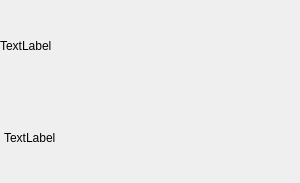
<?xml version="1.0" encoding="UTF-8"?>
<ui version="4.0">
 <class>C_SyvDaItDashboardLabelWidget</class>
 <widget class="QWidget" name="C_SyvDaItDashboardLabelWidget">
  <property name="geometry">
   <rect>
    <x>0</x>
    <y>0</y>
    <width>300</width>
    <height>183</height>
   </rect>
  </property>
  <property name="windowTitle">
   <string>Form</string>
  </property>
  <layout class="QVBoxLayout" name="verticalLayout">
   <property name="spacing">
    <number>0</number>
   </property>
   <property name="leftMargin">
    <number>0</number>
   </property>
   <property name="topMargin">
    <number>0</number>
   </property>
   <property name="rightMargin">
    <number>0</number>
   </property>
   <property name="bottomMargin">
    <number>0</number>
   </property>
   <item>
    <layout class="QGridLayout" name="gridLayout_2">
     <property name="leftMargin">
      <number>0</number>
     </property>
     <property name="spacing">
      <number>0</number>
     </property>
     <item row="0" column="0">
      <widget class="stw_opensyde_gui_elements::C_OgeLabDashboardLabelCaption" name="pc_LabelCaption">
       <property name="sizePolicy">
        <sizepolicy hsizetype="Expanding" vsizetype="Expanding">
         <horstretch>0</horstretch>
         <verstretch>0</verstretch>
        </sizepolicy>
       </property>
       <property name="text">
        <string>TextLabel</string>
       </property>
      </widget>
     </item>
    </layout>
   </item>
   <item>
    <layout class="QHBoxLayout" name="horizontalLayout_2">
     <property name="spacing">
      <number>0</number>
     </property>
     <property name="leftMargin">
      <number>4</number>
     </property>
     <item>
      <widget class="stw_opensyde_gui_elements::C_OgeLabDashboardLabelValue" name="pc_LabelValue">
       <property name="sizePolicy">
        <sizepolicy hsizetype="Expanding" vsizetype="Expanding">
         <horstretch>0</horstretch>
         <verstretch>0</verstretch>
        </sizepolicy>
       </property>
       <property name="text">
        <string>TextLabel</string>
       </property>
      </widget>
     </item>
    </layout>
   </item>
  </layout>
 </widget>
 <customwidgets>
  <customwidget>
   <class>stw_opensyde_gui_elements::C_OgeLabDashboardLabelValue</class>
   <extends>QLabel</extends>
   <header>C_OgeLabDashboardLabelValue.h</header>
  </customwidget>
  <customwidget>
   <class>stw_opensyde_gui_elements::C_OgeLabDashboardLabelCaption</class>
   <extends>QLabel</extends>
   <header>C_OgeLabDashboardLabelCaption.h</header>
  </customwidget>
 </customwidgets>
 <resources/>
 <connections/>
</ui>
